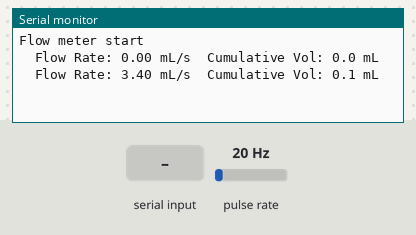
A sketch run on a simulated Arduino Uno, built with avr-gcc and run on an emulated ATmega328P. Shown: the last lines printed to the serial monitor. Wiring (inferred from the names in the program): pulse sensor: data pin 2. Inputs (shaded band) come from the test bench; at power-on: pulse rate 20 Hz.

Above: at 2.2 s.
2.3 s: "r" received over Serial
At 2.7 s:
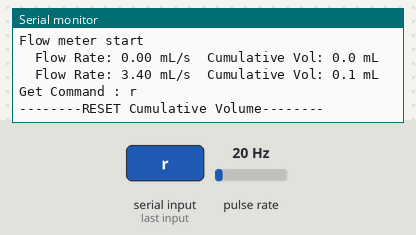
3.8 s: "1" received over Serial
At 4.11 s:
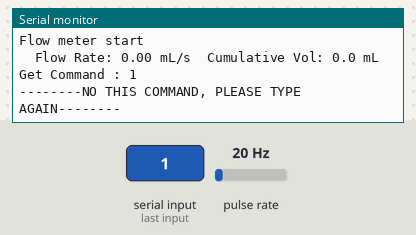
5.3 s: pulse rate (sensor on pin 2) set to 4 Hz
At 6.1 s:
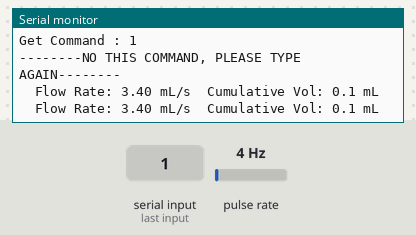
6.8 s: pulse rate (sensor on pin 2) set to 50 Hz
At 7.7 s:
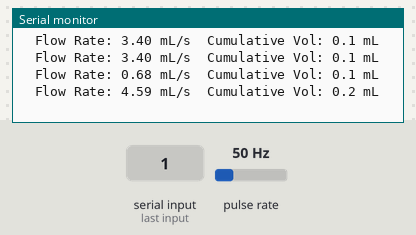
Timing chart, 0 to 9.3 s (numbered marks = the images above; inputs shaded):
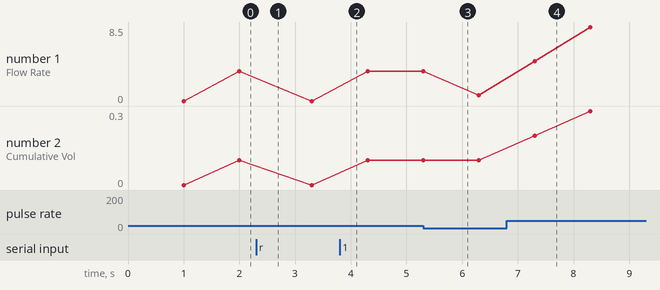

Measured:
- after the input at 2.3 s, the serial monitor: prints a new line at once (image 1)
- after the input at 3.8 s, the serial monitor: prints a new line at once (image 2)
- after the input at 6.8 s, the serial monitor: prints a new line after 0.50 s (image 4)
- plotted number 1: 3.4 → 0.68 after the input at 5.3 s, 0.68 → 8.5 after the input at 6.8 s
- plotted number 2: 0.1 → 0.3 after the input at 6.8 s

The sketch:

rateflow.ino
```cpp
//Warning: filesize(): stat failed for https://www.gravitechthai.com/upload/product/file/file-141573439.ino in /home/admin/domains/gravitechthai.com/public_html/product_download.php on line 30
 /**************************************************************************************
 *****************      GravitechThai        ******************************************
 **************************************************************************************
 *
 * This is example sketch for water flow rate sensor for both YF-S201 and YF-S401 modelTime
 *
 * URL: YF-S201: https://gravitechthai.com/product_detail.php?d=900
 *      YF-S401: https://gravitechthai.com/product_detail.php?d=1716
 *
 * File: Flow_Meter_YF_S201_S401.ino
 * Author: Tawan Thintawornkul
 * Last date modified: June 14, 2017
 *
 * All code in this file is free public licence under GravitechThai. Please refer to us if you have published this code.
 * GravitechThai invests time and resource delivering best codes for you.
 * You can purchase equipments to test with this code on our online store: https://gravitechthai.com/
 * Enjoy with your water flow project!
 *
 **************************************************************************************
 */

/* -----------------------------------------------------------------------------------------
 * -----------------------(1) Please select your sensor modelTime่-------------------------------
 * -----------------------------------------------------------------------------------------
 * To select your modelTime, delTimeete  " // " in front of the modelTime you would like to select.
 * For example: select YF_S401 then,
 *    //#define YF_S201
 *    #define YF_S401
 */
//#define YF_S201
#define YF_S401


/* -----------------------------------------------------------------------------------------
 * -------------------------(2) Sensor configuration ---------------------------------------
 * -----------------------------------------------------------------------------------------
 * the pin for Interrupt (in UNO R3 / Lambda board --> interruptpin 0 at digital pin 2)
 * (More info: https://www.arduino.cc/en/Reference/AttachInterrupt)
 */
#define sensorInterrupt 0 //config pin;  This example use Lambda board, if 0 --> connect at digital pin 2
#define sensorPin 2


/* -----------------------------------------------------------------------------------------
 * ----------------------------(3) calibration factor  -------------------------------------
 * -----------------------------------------------------------------------------------------
 */
//Calibration Factor of sensor (Pulse/sec / L/min)
#ifdef YF_S201
   const float coeff = 7.5; //(Hz)/(L/min)  //modelTime YF_S201
#endif
#ifdef YF_S401
   const float coeff = 98; //(Hz)/(L/min)   //modelTime YF_S401
#endif

//stepTime
#define stepTime 1000 //(ms)
                      //the equation inside this sketch is correct and work well in range of "1000 ~ 2000" ms per a measuring time!


/* -----------------------------------------------------------------------------------------
 * ------------------------------- Global Variables ----------------------------------------
 * -----------------------------------------------------------------------------------------
 */
volatile uint16_t pulseCount; //volatile kind for matching with interruption

//parameter which are needed to display
float flowRate; // (L/min)
float flowRateMLS; // (mL/sec)
float flowCumVol; // (L or mL) Cumulative water volume which flow through flow meter.

//variable for millis() timing
unsigned long previousTime;
unsigned long currentTime;
unsigned long delTime;


/* -----------------------------------------------------------------------------------------
 * --------------------------- Arduino Main Functions --------------------------------------
 * -----------------------------------------------------------------------------------------
 */
void setup() {
  Serial.begin(115200); // config baudrate
  Serial.setTimeout(0); //set serial.readstring delTimeay time = 0 sec

  //setup input pin for flow meter
  pinMode(sensorPin, INPUT);
  //digitalWrite(sensorPin, HIGH);

  Serial.println("Flow meter start"); //tell user that machine is ready.
  delay(1000); //wait for user 1 second

  //pulseCount = 0; //if place pulse count here, the initial cumulative volume ~0.2 mL (which is not exactly 0) because of processor time delTimeay

  //set timing value
  previousTime = 0;

  //set initial value for variables
  flowRate = 0;
  flowRateMLS = 0;
  flowCumVol = 0;

  pulseCount = 0; //place pulseCount here make initial cum Vol = 0.00 because the pulseCount is reset quite before processor attach Interrupt pin already.
  attachInterrupt(sensorInterrupt, pulseCounter, FALLING); //make processor interrupt when the pulse change state from high to low (FALLING) and run pulseCounter()
}

void loop() {

  currentTime = millis(); //store millis() timing in currentTime
  delTime = currentTime-previousTime;

  serialReadCommand(); // check command from Serial Monitor

  if(delTime >= stepTime){ //measureFlow in each stepTime. For example: each 1 second)
    measureFlow();
  }

}


/* -----------------------------------------------------------------------------------------
 * ------------------------------------ Sub-Functions --------------------------------------
 * -----------------------------------------------------------------------------------------
 * 4 sub-function in this sketch consisted of:
 *    measureFlow();  --------> calculate total pulseCounter to become fluid parameter and report result through serial monitor
 *    pulseCounter();  -------> count output pulse from flow meter
 *    reportResult();  -------> report parameters
 *    serialReadCommand()  ---> serial command recognizer: (Ex. type r to reset)
 */

//----------------------------measure flow function ---------------------------------------//
void measureFlow(){
    detachInterrupt(sensorInterrupt); //detatch interrupt to make processor calculate the fluid equations below
    /*
     * Flow Rate Calculation
     * Pulse count in Hz.
     * Since currentTime - previousTime not exactly equal to stepTime.
     * Transforming pulse count in each step time become Hz unit can be done by interpolation:
     *
     *              delTime (ms) ----count-----> pulseCount (pulse)
     *              1000 (ms) ------count------> (1000 * pulseCount / delTime)
     */
    flowRate = (1000 * pulseCount / delTime) / coeff; //see above
    flowRateMLS = flowRate*1000/60; //(mL/s)  ////this 1000 is unit conversion 1000 milli = 1 meter.
    #ifdef YF_S201
    flowCumVol += (flowRate/60)*(delTime/1000); // (L/sec)*(sec) = L  //this 1000 is unit conversion 1000 ms = 1 sec
    #endif
    #ifdef YF_S401
    flowCumVol += (flowRateMLS/60)*(delTime/1000); // (mL/sec)*(sec) = mL   //this 1000 is unit conversion 1000 ms = 1 sec
    #endif

    previousTime = currentTime;

    reportResult();

    pulseCount = 0;
    //make processor interrupt when the pulse change state from high to low (FALLING) and run pulseCounter()
    attachInterrupt(sensorInterrupt, pulseCounter, FALLING);
}


//----------------------function to report measured result ---------------------------------//
#ifdef YF_S201 //in case of YF_S201
void reportResult(){
  Serial.print("Flow Rate: "); Serial.print(flowRate, 2); Serial.print(" L/min"); //serial.print(variable, decimal)
  Serial.print("  Flow Rate: "); Serial.print(flowRateMLS, 1); Serial.print(" mL/s");
  Serial.print("  Cumulative Vol: "); Serial.print(flowCumVol, 2); Serial.print(" L");
  Serial.println("   ");
}
#endif

//----------------------function to report measured result ---------------------------------//
#ifdef YF_S401 //in case of YF_S401
void reportResult(){
  Serial.print("  Flow Rate: "); Serial.print(flowRateMLS, 2); Serial.print(" mL/s");
  Serial.print("  Cumulative Vol: "); Serial.print(flowCumVol, 1); Serial.print(" mL");
  Serial.println("   ");
}
#endif


//------------------------------function to count pulse ------------------------------------//
void pulseCounter(){
  pulseCount++;
}

//-----function to recognize user command through serials & make response to hardware-------//
void serialReadCommand(){
  String command;
  if (Serial.available()){
    command = Serial.readString();
    Serial.print("Get Command : ");
    Serial.println(command);
    switch (command[0]){
      case 'r': { //reset flow
                 Serial.println("--------RESET Cumulative Volume--------");
                 delay(1000);
                 flowRate = 0; flowRateMLS = 0; flowCumVol = 0; pulseCount = 0;
                 Serial.println("Flow meter start");
                } break;
      default : {
                 Serial.println("--------NO THIS COMMAND, PLEASE TYPE AGAIN--------");
                } break;
           }
      }
}
```
